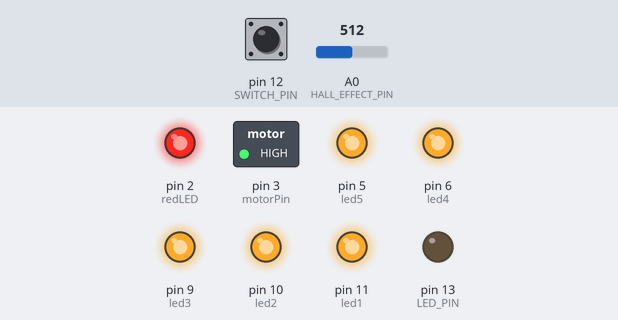
A sketch run on a simulated Arduino Uno, built with avr-gcc and run on an emulated ATmega328P. Parts: switched loads named in the sketch (green lamp = pin HIGH), output pins drawn as LEDs (lit = HIGH). Inputs (shaded band) come from the test bench; at power-on: A0 (HALL_EFFECT_PIN) = 512, pin 12 (SWITCH_PIN) HIGH. What the sketch prints to the serial monitor is not drawn.

Above: at 1.2 s.
1.3 s: A0 (HALL_EFFECT_PIN) set to 716
2.8 s: pin 12 (SWITCH_PIN) pulled LOW for 0.15 s
Timing chart, 0 to 5.8 s (numbered marks = the images above; inputs shaded):
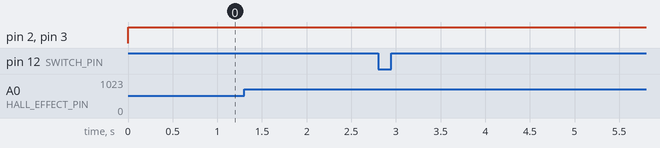

Measured:
- after the input at 1.3 s, every drawn part: stays the same
- after the input at 2.8 s, every drawn part: stays the same

The sketch:

bike2.ino
```cpp
/*


 Arduino code for Kiehls machine
 Reads analog input from photo transistors, hall effects
 Smoothing
 Output switches on LEDS and controls motor
 Sends count values via serial to RaspberryPi

 */

#define NUM_READINGS 10
#define LED_PIN 13

#define NUM_LASERS 3

#define LASER_1     0
#define LASER_2     1
#define LASER_3     2

#define HALL_EFFECT_PIN A0
#define LASER_1_PIN     A1
#define LASER_2_PIN     A2
#define LASER_3_PIN     A3
#define SWITCH_PIN      12

int readings[NUM_LASERS][NUM_READINGS];  // the readings from the analog input
int index = 0;                            // the index of the current reading
int total[NUM_LASERS];                   // the running total
int average[NUM_LASERS];                 // the average

int inputPins[NUM_LASERS];               // the pin numbers

int thresholds[NUM_LASERS];               // threshold to trigger count

int triggered[NUM_LASERS];

int counter[NUM_LASERS];

unsigned long lastTrigger[NUM_LASERS];    // Store time the last laser is triggered

unsigned long laser_debounce = 2000;                // Time between laser pulses

int cutoff = 610;

int led1 = 11;
int led2 = 10;
int led3 = 9;
int led4 = 6;
int led5 = 5;

int motorPin = 3;
int redLED = 2;
int near = 0;

unsigned long motorRunTime = 20000;

unsigned long lastPassTime;

unsigned long dt;

unsigned long motorTimer;

unsigned long motorStartDelay;

int hallEffectReading;

int prevReading = 520;


int motorState = 0;

int readingThreshold = 30;

// Variables will change:
int buttonPushCounter = 0;   // counter for the number of button presses
int buttonState = 0;         // current state of the button
int lastButtonState = 0;     // previous state of the button


void allLEDOff(int step_time){
  digitalWrite(led5, HIGH);
  delay(step_time);
  digitalWrite(led4, HIGH);
  delay(step_time);
  digitalWrite(led3, HIGH);
  delay(step_time);
  digitalWrite(led2, HIGH);
  delay(step_time);
  digitalWrite(led1, HIGH);

}


void setup()
{
  pinMode(motorPin,OUTPUT);
  pinMode(led1, OUTPUT);
  pinMode(led2, OUTPUT);
  pinMode(led3, OUTPUT);
  pinMode(led4, OUTPUT);
  pinMode(led5, OUTPUT);
  pinMode(redLED,OUTPUT);
  pinMode(LED_PIN,OUTPUT);

  pinMode(SWITCH_PIN, INPUT_PULLUP);
  digitalWrite(motorPin, HIGH);

    for(int i =0; i < NUM_LASERS; i++){

    // initialize all the readings to 0:

    for(int j=0; j < NUM_READINGS; j++){
      readings[i][j] = 0;
    }

    total[i] = 0;
    average[i] = 0;
    triggered[i] = 0;
    counter[i] = 0;
    lastTrigger[i] = millis();
  }

  // Set Pin Numbers
  inputPins[LASER_1] = LASER_1_PIN;
  inputPins[LASER_2] = LASER_2_PIN;
  inputPins[LASER_3] = LASER_3_PIN;

  // set thresholds
  thresholds[LASER_1] = 500;
  thresholds[LASER_2] = 500;
  thresholds[LASER_3] = 500;


  // initialize serial communication with computer:
  Serial.begin(9600);

  lastPassTime = millis();

  motorTimer = millis() + motorRunTime;
  motorStartDelay =  millis() + 10;
  digitalWrite(motorPin, LOW);

  allLEDOff(0);
  lastButtonState = digitalRead(SWITCH_PIN);

}


void motorOn(){
  //digitalWrite(motorPin, HIGH);
  digitalWrite(motorPin, LOW);
  digitalWrite(redLED, LOW);
  if(motorState == 0)
    Serial.println("0 1 Motor On");

  motorState = 1;

}

void motorOff(){
  digitalWrite(motorPin, HIGH);
  //analogWrite(motorPin, 255);

  digitalWrite(redLED, HIGH);
  if(motorState == 1){
    Serial.println("0 0 Motor Off");
    allLEDOff(250);
  }
  motorState = 0;

}


void loop() {

  hallEffectReading = analogRead(HALL_EFFECT_PIN);
  dt = millis() - lastPassTime;

  // if more than one sec between reads
  if(dt > 1000 && !motorState){
    //turn off LEDs
    allLEDOff(0);
  }


  if(millis() - motorTimer > motorRunTime){
    motorOff();
  }


  if(hallEffectReading > cutoff && motorState == 0){

    if(!near && (hallEffectReading - prevReading > readingThreshold || hallEffectReading - prevReading < -readingThreshold ) && dt > 100 ){
//      digitalWrite(led, HIGH);


      Serial.print(0);
      Serial.print(" ");
      Serial.print(dt);
      Serial.print(" ");
      Serial.println(hallEffectReading);

      if(dt < 200){
          digitalWrite(led5, LOW);
          motorTimer = millis();

          motorOn();

       }else{
            if(motorState == 0){
              digitalWrite(led5, HIGH);
            }


        }

        if(dt < 220){
          digitalWrite(led4, LOW);

        }else{
          if(motorState == 0){
             digitalWrite(led4, HIGH);
          }
        }

        if(dt < 250){
          digitalWrite(led3, LOW);

        }else{
          if(motorState == 0){
            digitalWrite(led3, HIGH);
          }
        }
        if(dt < 330){
          digitalWrite(led2, LOW);

        }else{
          if(motorState == 0){
            digitalWrite(led2, HIGH);
          }

        }
        if(dt < 400){
          digitalWrite(led1, LOW);

        }else{
          if(motorState ==0){
            digitalWrite(led1, HIGH);
          }
        }


      lastPassTime = millis();
    }
    near = 1;

  }
  else{
    near = 0;

  }
  // send it to the computer as ASCII digits
  if(hallEffectReading < cutoff){
    //Serial.println(hallEffectReading);
  }


  //Read Laser Sensors
/*
  for(int i=0; i < NUM_LASERS; i++){
    // subtract the last readanalogRead(A1):
    total[i]= total[i] - readings[i][index];
    // read from the sensor:
    readings[i][index] = analogRead(inputPins[i]);
    // add the reading to the total:
    total[i] = total[i] + readings[i][index];
    // advance to the next position in the array:

    // calculate the average:
    average[i] = total[i] / NUM_READINGS;

    //Check if average is above or below threshold depending on lowHighTrigger


    if( average[i] < thresholds[i]  ){

      //digitalWrite(LED_PIN, HIGH);
      if(!triggered[i] && millis() - lastTrigger[i] > laser_debounce){
        Serial.print(i + 1);  // display laser number
        Serial.print(" ");
        Serial.print(counter[i]);
        Serial.print(" ");
        Serial.println(average[i]);
        counter[i]++;
        lastTrigger[i] = millis();
      }
      triggered[i] = 1;
    }
    else{
      triggered[i] = 0;
      //digitalWrite(LED_PIN, LOW);
    }

  }


  index = index + 1;

  // if we're at the end of the array...
  if (index >= NUM_READINGS)
    // ...wrap around to the beginning:
    index = 0;
*/

  prevReading = hallEffectReading;

  buttonState = digitalRead(SWITCH_PIN);

  // compare the buttonState to its previous state
  if (buttonState != lastButtonState) {
    // if the state has changed, increment the counter
    if (buttonState == HIGH) {
      // if the current state is HIGH then the button
      // wend from off to on:
      buttonPushCounter++;
      Serial.print("1 ");
      Serial.println(buttonPushCounter);
       //Serial.println("on");
      //Serial.print("number of button pushes:  ");
      //Serial.println(buttonPushCounter);
    }
  }
  // save the current state as the last state,
  //for next time through the loop
  lastButtonState = buttonState;

  //delay(10);        // delay in between reads for stability
}
```
